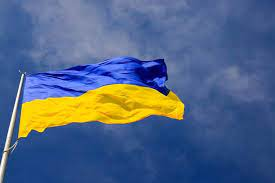
#> input picture Assignment3/Ukraine.png, 275 x 183 px
$ python Assignment3.py   (older library calls are emulated)
#> lines starting #> are read from the running program, lines starting #| are printed output that depends on the picture; after the words box and inside, x2 and y2 are one past the last pixel; in counts of white or black regions, pixels touching at a corner belong together
"""
110-2 NTNU CSIE
ImageProcessing
Assignment3
by 40847041S 朱自宇
"""

import numpy as np
import cv2
import matplotlib.pyplot as plt

# 1. Develop a HE program

# read the gray image
grayimg = cv2.imread("Ukraine.png", cv2.IMREAD_GRAYSCALE)
#> grayimg: shape (183, 275); min 0, max 255, mean 99.3


# read the color image and convert it into gray image
colorimg = cv2.imread("me.png")
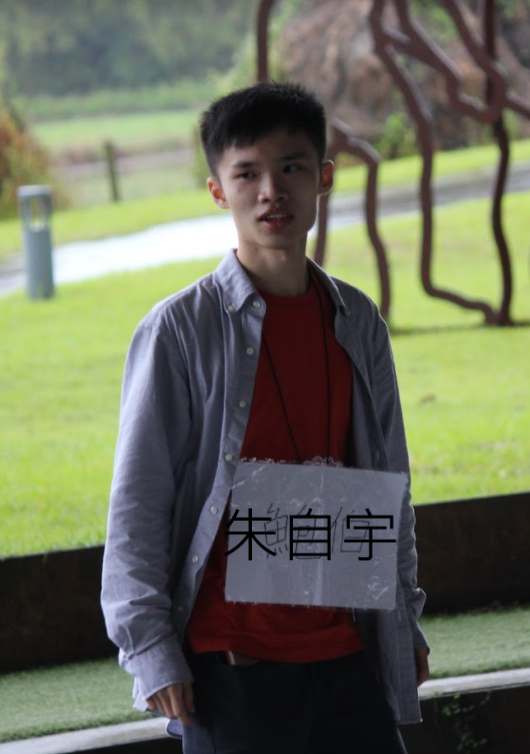
#> input picture Assignment3/me.png, 530 x 754 px
#> colorimg is the input picture: shape (754, 530, 3); mean B, G, R 90.6, 109.6, 106.3
graycolorimg = cv2.cvtColor(colorimg, cv2.COLOR_BGR2GRAY)


# image size
(grayH, grayW)= grayimg.shape
#> grayH = 183; grayW = 275
(colorH, colorW, colorS) = colorimg.shape
#> colorH = 754; colorW = 530; colorS = 3


# resize the color image, since I think it's too big :(
colorimg = cv2.resize(colorimg, (int(colorW/2), int(colorH/2)),interpolation=cv2.INTER_AREA )
#> colorimg: shape (377, 265, 3)
graycolorimg = cv2.resize(graycolorimg, (int(colorW/2), int(colorH/2)), interpolation=cv2.INTER_AREA )
#> graycolorimg: shape (377, 265)
(colorH, colorW) = graycolorimg.shape
#> colorH = 377; colorW = 265


# show the original grya image
cv2.imshow("Input Gray image", grayimg)


# show the color image and its gray version
cv2.imshow("Input Color image", colorimg)
cv2.imshow("Gray Color image", graycolorimg)


"""
Histogram Equalization:
    gray image
"""
# some variables
grayBase = np.unique(grayimg.flatten()) # grayscale value
#> grayBase = 256 values from 0 to 255
grayCounter = []                        # count of each value
Gcount = 0                              # CDF, total value

# histogram equlization
for i in grayBase:
    Gcount += np.sum(grayimg==i)*255 / grayimg.size
    grayCounter.append( Gcount )
#> this loop made 256 passes
#> Gcount on passes 1 to 3: 0.0304, 0.0557, 0.0861
#> after the loop, Gcount = 255; grayCounter = 256 values from 0.0304 to 255
for i in range(len(grayCounter)):
    grayCounter[i] = round(grayCounter[i])
#> after the loop, grayCounter = 256 values from 0 to 255

# make a new image of the HE result
grayoutput = np.zeros(grayimg.size,dtype=np.uint8)
count = 0
for i in grayimg.flatten():
    grayoutput[count] = int(grayCounter[np.where(grayBase==i)[0][0]])
    count += 1
#> this loop made 50325 passes
#> i on passes 1 to 3: 108, 108, 107
#> after the loop, count = 50325

# show the result
cv2.imshow("Output Gray image", grayoutput.reshape(-1,grayW))
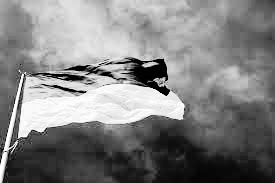
#> window 'Output Gray image': shape (183, 275); min 0, max 255, mean 128.7


"""
Histogram Equalization:
    color image
"""
# some variables
colorBase = np.unique(graycolorimg.flatten()) # grayscale value
#> colorBase = 256 values from 0 to 255
colorCounter = []                             # count of each value
Ccount = 0                                    # CDF, total value

# histogram equalization
for j in colorBase:
    Ccount += np.sum(graycolorimg==j)*255 / graycolorimg.size
    colorCounter.append( Ccount )
#> this loop made 256 passes
#> Ccount on passes 1 to 3: 0.253, 0.281, 0.378
#> after the loop, Ccount = 255; colorCounter = 256 values from 0.253 to 255
for j in colorCounter:
    j = round(j)
#> this loop made 256 passes
#> j on passes 1 to 3: 0, 0, 0


# make a new image of the HE result
coloroutput = np.zeros(graycolorimg.size,dtype=np.uint8)
count = 0
for j in graycolorimg.flatten():
    coloroutput[count] = int(colorCounter[np.where(colorBase==j)[0][0]])
    count += 1
#> this loop made 99905 passes
#> j on passes 1 to 3: 105, 105, 108
#> after the loop, count = 99905
coloroutput = coloroutput.reshape(-1,colorW)

# turn the HE result back to color image
(B,G,R) = cv2.split(colorimg)
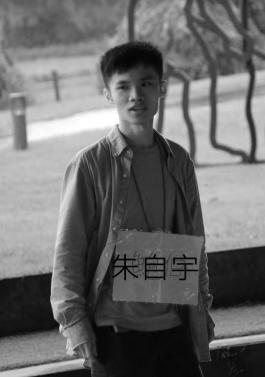
#> R: shape (377, 265); min 0, max 255, mean 106.5
count = 0
for i in range(graycolorimg.shape[0]):
    for j in range(graycolorimg.shape[1]):
        if graycolorimg[i][j] == 0:
            graycolorimg[i][j] = 1
#> graycolorimg: shape (377, 265); min 1, max 255, mean 106.6


# use int to calculate, avoiding overflow problems
graycolor = np.array(graycolorimg,dtype=np.int)
coloroutput2 = np.array(coloroutput,dtype=np.int)
b = np.array(B,dtype=np.int)
g = np.array(G,dtype=np.int)
r = np.array(R,dtype=np.int)


# do the calculate
for j in coloroutput2:
    b[count] = b[count]*j/graycolorimg[count]
    g[count] = g[count]*j/graycolorimg[count]
    r[count] = r[count]*j/graycolorimg[count]
    count += 1
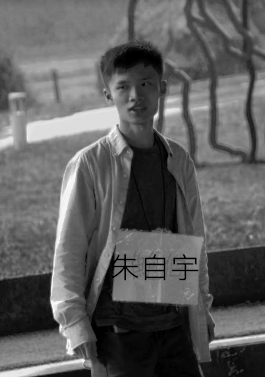
#> b: shape (377, 265) int64; min 0, max 293, mean 109.1; drawn with min black and max white
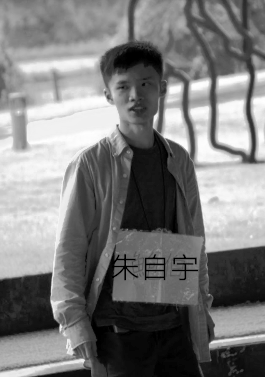
#> g: shape (377, 265) int64; min 0, max 269, mean 130.4; drawn with min black and max white
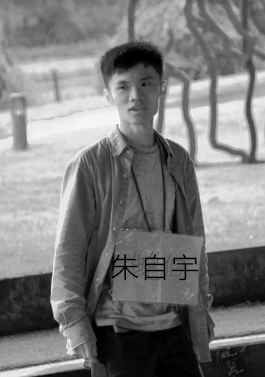
#> r: shape (377, 265) int64; min 0, max 264, mean 128.5; drawn with min black and max white
#> after the loop, count = 377


# limit the boundary
for i in range(b.shape[0]):
    for j in range(b.shape[1]):
        if b[i][j] > 255:
            b[i][j] = 255
        if g[i][j] > 255:
            g[i][j] = 255
        if r[i][j] > 255:
            r[i][j] = 255
#> b: shape (377, 265) int64; 1.47% of pixels changed, all inside (x1, y1, x2, y2) = (0, 108, 265, 377)
#> g: shape (377, 265) int64; 4.61% of pixels changed, all inside (x1, y1, x2, y2) = (0, 60, 265, 245)
#> r: shape (377, 265) int64; 0.01% of pixels changed, all inside (x1, y1, x2, y2) = (116, 108, 120, 126)


# make the output color image array
B = np.array(b,dtype=np.uint8)
G = np.array(g,dtype=np.uint8)
R = np.array(r,dtype=np.uint8)
coloroutput2 = cv2.merge([B,G,R])
#> coloroutput2: shape (377, 265, 3)


# show the result
cv2.imshow("Output gray_color image", coloroutput)
cv2.imshow("Output color image", coloroutput2 )


# show the histogram of the two works
plt.figure(1)
plt.title("Original Gray Image Histogram")
plt.hist(grayimg.flatten(),bins=256,color='blue')
plt.figure(2)
plt.title("Equlize Gray Image Histogram")
plt.hist(grayoutput,bins=256,color='blue')
plt.figure(3)
plt.title("Original Color Image Histogram")
plt.hist(graycolorimg.flatten(),bins=256,color='red')
plt.figure(4)
plt.title("Equlize Color Image Histogram")
plt.hist(coloroutput.flatten(),bins=256,color='red')
plt.show()
#> figure, not shown here; tallest bar 1126 high, from x = 62.75 to 63.75
#> figure, not shown here; tallest bar 1126 high, from x = 41.84 to 42.83
#> figure, not shown here; tallest bar 1864 high, from x = 23.82 to 24.81
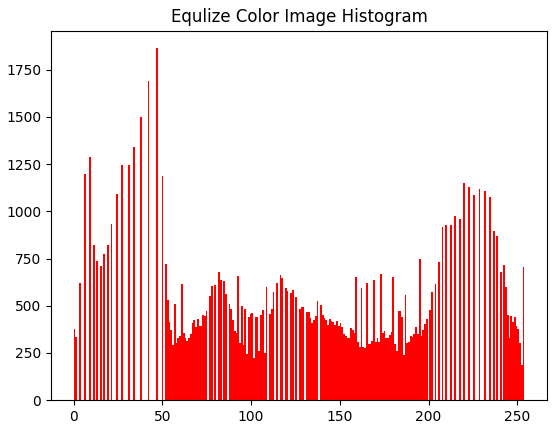
#> figure drawn by matplotlib, 1 panel; tallest bar 1864 high, from x = 46.63 to 47.62


# wait until the user press any button to close the img window
cv2.waitKey(0)
cv2.destroyAllWindows()
